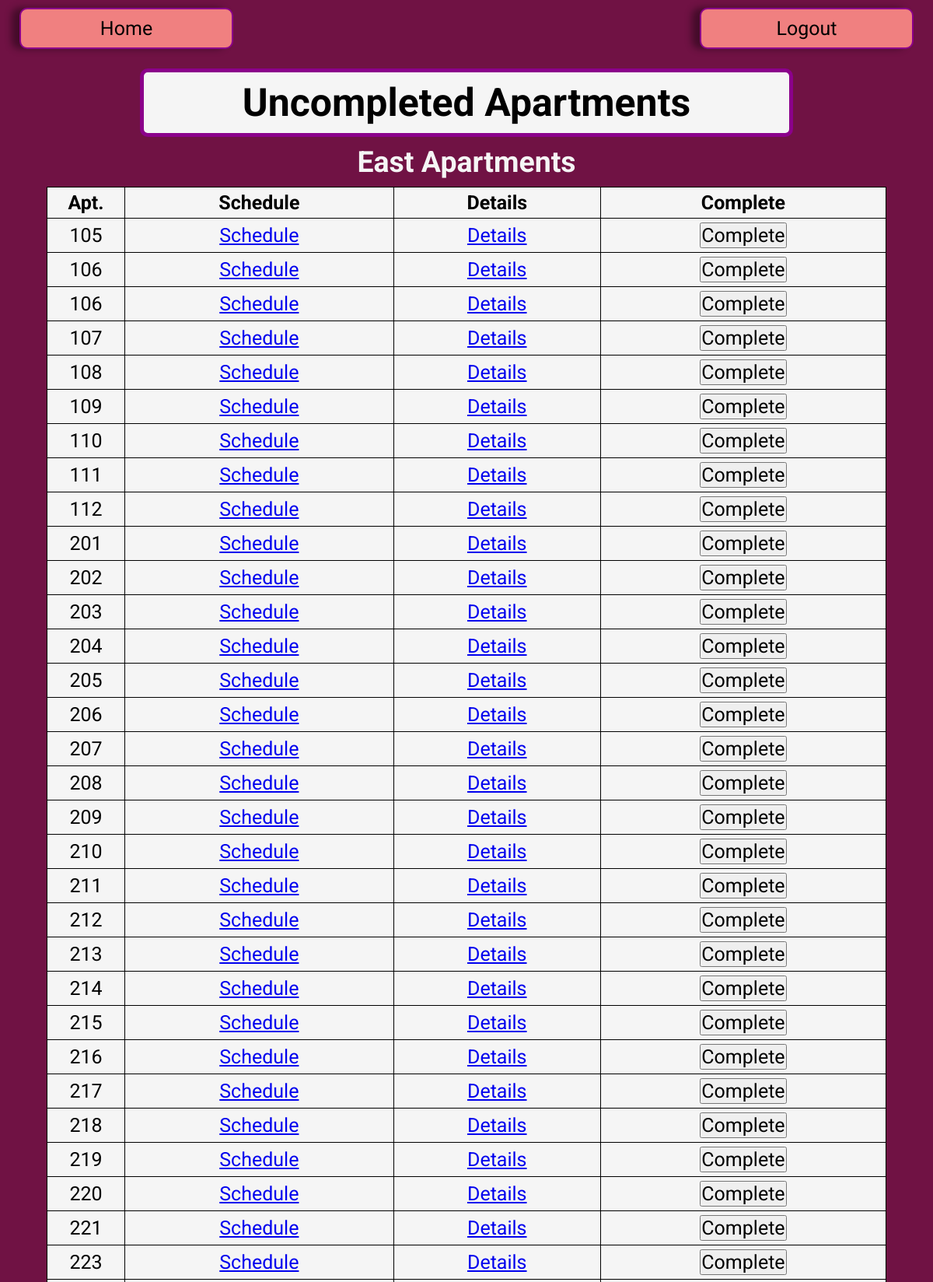
/streaming-transition/uncomplete/ (signed in, upper part), run on the app's committed database.
### streaming_transition/models.py (models this page shows, shortened)
class Apartment(models.Model):
    apartment_number = models.IntegerField()
    building = models.CharField(max_length=255)
    complete = models.BooleanField(default=False)
    date_completed = models.DateField(null=True, blank=True)

### streaming_transition/views.py (the view)
# urls.py: path('uncomplete/', UncompleteView.as_view(), name='uncomplete'),
class UncompleteView(LoginRequiredMixin, ListView):
    model = Apartment
    template_name = 'base/uncomplete.html'
    def get_context_data(self, **kwargs):
        context = super().get_context_data(**kwargs)
        east_apartments = Apartment.objects.filter(building='East', complete=False).order_by('apartment_number')
        west_apartments = Apartment.objects.filter(building='West', complete=False).order_by('apartment_number')
        context['east_apartments'] = east_apartments
        context['west_apartments'] = west_apartments
        return context

### streaming_transition/templates/base/uncomplete.html (shortened to what this page needs)
{% include 'base/streaming-transition-main.html' %}
{% block content %}
<div class="header">
    <h1>Uncompleted Apartments</h1>
</div>
<div class="tableHeader">
    <h2>East Apartments</h2>
</div>
<table>
    <thead>
        <tr>
            <th>Apt.</th>
            <th>Schedule</th>
            <th>Details</th>
            <th>Complete</th>
        </tr>
    </thead>
    <tbody>
        {% for apartment in east_apartments %}
        <tr>
            <td>{{ apartment.apartment_number }}</td>
            <td>
                <a href="{% url 'visit-form' pk=apartment.id %}">
                    Schedule
                </a>
            </td>
            <td><a href="{% url 'apartment' pk=apartment.id %}">Details</a></td>
            <td>
                <button class="complete-button" data-apartment-id="{{ apartment.id }}">
                    Complete
                </button>
            </td>
        </tr>
        {% endfor %}
    </tbody>
</table>
{% endblock %}

### streaming_transition/static/css/streaming-transition-stylesheet.css (style rules this page uses)
* { margin: 0; padding: 0; box-sizing: border-box; font-size: 25px; font-family: 'Roboto', sans-serif; }
body { background-color: rgb(112, 18, 68); display: flex; flex-direction: column; min-height: 100vh; }
.header { background-color: whitesmoke; display: flex; flex-direction: column; justify-content: center; align-items: center; min-width: 350px; width: 70%; margin-left: auto; margin-right: auto; border-radius: 10px; border: 5px solid darkmagenta; }
.header h1 { font-size: 2rem; padding: 10px; text-align: center; }
table { background-color: whitesmoke; width: 90%; border-collapse: collapse; margin-bottom: .5rem; margin-left: auto; margin-right: auto; }
table td, table th { border: 1px solid black; text-align: center; padding: 5px; }
table td:first-child, table th:first-child { width: 100px; }
.tableHeader { display: flex; justify-content: center; align-items: center; }
.tableHeader h2 { font-size: 1.5rem; padding: 10px; text-align: center; color: whitesmoke; }

### data on the page
Apartment: apartment_number "105"
Apartment: apartment_number "106"
Apartment: apartment_number "106"
Apartment: apartment_number "107"
Apartment: apartment_number "108"
Apartment: apartment_number "109"
Apartment: apartment_number "110"
Apartment: apartment_number "111"
Apartment: apartment_number "112"
Apartment: apartment_number "201"
Apartment: apartment_number "202"
Apartment: apartment_number "203"
Apartment: apartment_number "204"
Apartment: apartment_number "205"
Apartment: apartment_number "206"
Apartment: apartment_number "207"
Apartment: apartment_number "208"
Apartment: apartment_number "209"
Apartment: apartment_number "210"
Apartment: apartment_number "211"
Apartment: apartment_number "212"
Apartment: apartment_number "213"
Apartment: apartment_number "214"
Apartment: apartment_number "215"
Apartment: apartment_number "216"
Apartment: apartment_number "217"
Apartment: apartment_number "218"
Apartment: apartment_number "219"
Apartment: apartment_number "220"
Apartment: apartment_number "221"
Apartment: apartment_number "223"
